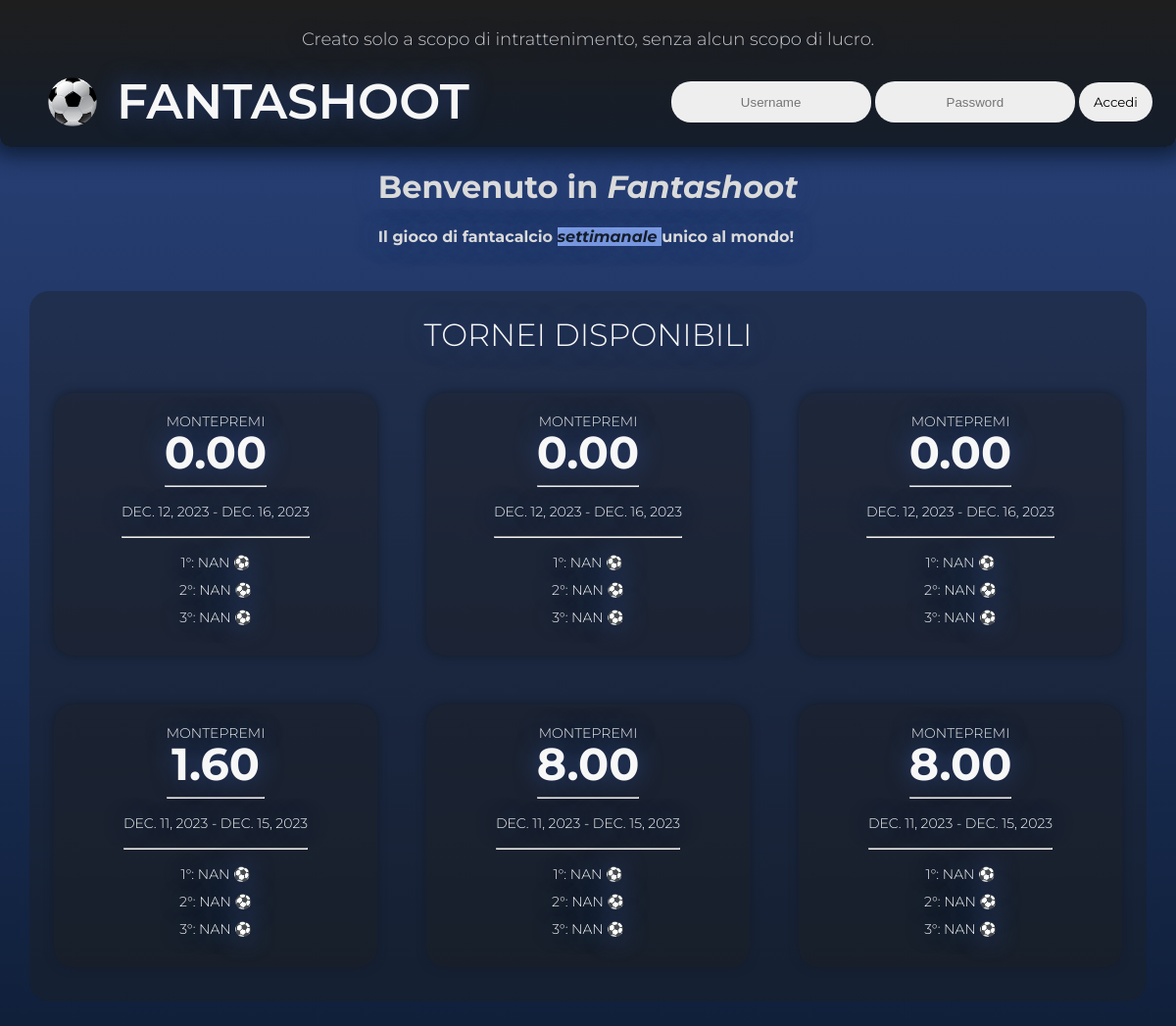
The page / on the database its author committed.
### application/models.py (models this page shows, shortened)
class Torneo(models.Model):
    ID = models.AutoField(primary_key=True)
    dataInizio = models.DateField()
    dataFine = models.DateField()
    quota = models.FloatField()
    montepremi = models.FloatField(null=False, blank=False, default=0.00)
    concluso = models.BooleanField(default=False)
    def __str__(self):
        return f"{self.ID}"

### application/views.py (the view, shortened to what this page needs)
# urls.py: path("", views.index_view, name="index"),
def index_view(request):
    agenzie = None
    bilancio = None
    giocatori = None
    portieri = None
    difensori = None
    centrocampisti = None
    attaccanti = None
    transazioni = None
    tornei = None
    tornei_precedenti = None
    iscrizioni = None
    squadre = None
    squadre_attuali = None
    settimana = None
    error_message = request.GET.get('error_message')
    success_message = request.GET.get('success_message')
    if error_message == 'None':
        error_message = None
    if success_message == 'None':
        success_message = None
    tornei = Torneo.objects.filter(
        Q(dataInizio__lte=timezone.localdate()) & Q(dataFine__gte=timezone.localdate()) & Q(concluso=False)
    )
    t_tornei = Torneo.objects.filter(
        Q(dataInizio__lte=timezone.localdate() + timezone.timedelta(days=7)) & Q(dataInizio__gte=timezone.localdate()) & Q(concluso=False)
    )
    iscrizioni = Iscrizione.objects.filter(torneo__in=t_tornei)
    for torneo in tornei:
        torneo.iscritti = Iscrizione.objects.filter(torneo=torneo).count()
    context = {
        'agenzie': agenzie,
        'bilancio': bilancio,
        'giocatori': giocatori,
        'transazioni': transazioni,
        'portieri': portieri,
        'difensori': difensori,
        'centrocampisti': centrocampisti,
        'attaccanti': attaccanti,
        'tornei': tornei,
        'tornei_precedenti': tornei_precedenti,
        'iscrizioni': iscrizioni,
        'squadre': squadre,
        'squadre_attuali': squadre_attuali,
        'settimana': settimana,
        'error_message': error_message,
        'success_message': success_message,
    }
    return render(request, 'index.html', context=context)

### application/templates/index.html (shortened to what this page needs)
<!DOCTYPE html>
<html lang="it">
{% load static %}
<head>
    <link rel="stylesheet" type="text/css" href="{% static 'index.css' %}">
</head>
<body>
    <header>
        <div class="header">
            <div class="disclaimer">
                <p>Creato solo a scopo di intrattenimento, senza alcun scopo di lucro.</p>
            </div>
            <div class="logo-user-container">
                <div class="logo">
                    <img src="{% static 'img/logo.png' %}" alt="logo">
                    <label>Fantashoot</label>
                </div>
                {% if not user.is_authenticated %}
                    <div class="login-container">
                        <form method="post" action="{% url 'index' %}">
                            <input type="text" name="username" placeholder="Username" required>
                            <input type="password" name="password" placeholder="Password" required>
                            <input type="submit" value="Accedi">
                        </form>
                    </div>
                {% endif %}
            </div>
        </div>
    </header>
    <content>
        {% if not user.is_authenticated %}
            <div class="welcome">
                <h1>Benvenuto in <em>Fantashoot</em></h1>
                <h4>Il gioco di fantacalcio <span style="font-style: italic; background-color: #87a7f1; color: #141d2b;">settimanale </span> unico al mondo!</h4>
            </div>
            <div class="action-container">
                <h1> Tornei Disponibili</h1>
                {% if tornei %}
                    <div class="tornei">
                        {% for torneo in tornei %}
                            <div class="card">
                                <div class="card-header">
                                    <p>montepremi</p>
                                    <h1 id="montepremi {{ torneo }}">{{ torneo.montepremi | floatformat:2 }}</h1>
                                    <hr>
                                </div>
                                <div class="card-content">
                                    <p>{{ torneo.dataInizio }} - {{ torneo.dataFine }}</p>
                                    <hr>
                                    <p id="primo {{ torneo }}"></p>
                                    <p id="secondo {{ torneo }}"></p>
                                    <p id="terzo {{ torneo }}"></p>
                                </div>
                            </div>
                        {% endfor %}
                    </div>
                {% else %}
                    <h1>Nessun Torneo Disponibile</h1>
                {% endif %}
            </div>
        {% endif %}
    </content>
</body>
</html>

### static/index.css (style rules this page uses)
:root { --header-bg-color: #1e1e1e; --header-bg-color-2: #141d2b; --body-bg-color: #2a437c; --body-bg-color-2: #10203b; --container-bg-color: #1e1e1e59; --colors-text-def: #525252; --colors-text-med: #100100100; --colors-text-lt: #dadada; --colors-text-xlt: #f7f7f7; --field-bg-color: #eeeeee; --field-side-color: #f7f7f7; --line-color: rgba(255,255,255,0.5); --texture-field-side: #141d2b; --select-highlight-color: #87a7f1; --good-highlight-color: #5dffa6; --good-highlight-color-2: #51d48c; --bad-highlight-color: #ff5d5d; --bad-highlight-color-2: #d45151; --portiere-color-1: #e0932e; --portiere-color-2: #e0932e; --difensore-color-1: #1d9130; --difensore-color-2: #1d9130; --centrocampista-color-1: #1e28b1; --centrocampista-color-2: #1e28b1; --attaccante-color-1: #e0342e; --attaccante-color-2: #e0342e; }
:root { --panel-width: 95%; --stage-perspective: 1100px; --field-y: 840px; --field-x: calc(var(--field-y) * 0.8); --field-ratio: calc(var(--field-x) / var(--field-y)); --field-side-y: 8px; --field-rot: 90deg; --field-buffer: 4%; --line-x: 3px; --line-circle-x: 25%; }
body { background: linear-gradient(to bottom, var(--body-bg-color), var(--body-bg-color-2)); font-family: 'Montserrat'; color: var(--colors-text-lt); text-shadow: 0px 0px 25px var(--body-bg-color); min-height: 100vh; margin: 0; }
header { position: relative; display: flex; justify-content: center; align-items: center; background: linear-gradient(to bottom, var(--header-bg-color), var(--header-bg-color-2)); height: 150px; width: 100%; border-radius: 0px 0px 10px 10px; box-shadow: 0px 0px 20px 10px var(--body-bg-color-2); }
header .disclaimer { display: flex; justify-content: center; align-items: center; font-weight: 300; opacity: 0.9; font-size: 18px; }
header .logo-user-container { display: flex; align-items: center; justify-content: space-between; flex-direction: row; flex-grow: 1; width: 96vw; }
header .logo { display: flex; align-items: center; padding-left: 15px; }
header .logo img { width: 50px; height: 50px; margin: 10px; }
header .logo label { margin-left: 10px; font-size: 50px; color: var(--colors-text-xlt); font-family: 'Montserrat'; font-weight: 600; text-transform: uppercase; line-height: 42px; }
.login-container { display: flex; justify-content: center; align-items: center; flex-wrap: wrap; }
* form input { height: 40px; width: 200px; border-radius: 20px; text-align: center; border: 0; background-color: var(--field-bg-color); }
* form input:last-child { font-family: 'montserrat', sans-serif; width: 75px; transition: all 0.5s ease; }
content { display: flex; flex-direction: column; justify-content: center; align-items: center; flex-grow: 1; width: 100%; }
.action-container { display: flex; justify-content: center; align-items: center; flex-direction: column; height: 100%; flex-grow: 1; width: var(--panel-width); border: var(--body-bg-color-2); border-radius: 20px; background-color: var(--container-bg-color); font-size: 32px; color: var(--colors-text-xlt); text-align: center; padding: 10px 0px 10px 0px; margin: 25px; }
.action-container h1 { font-size: 32px; color: var(--colors-text-xlt); font-family: 'Montserrat'; font-weight: 300; text-transform: uppercase; line-height: 26px; }
.action-container p { font-size: 16px; color: var(--colors-text-xlt); font-family: 'Montserrat'; font-weight: 300; text-transform: uppercase; margin: 0px; }
.tornei { display: flex; justify-content: center; align-items: center; flex-direction: row; height: 100%; flex-grow: 1; flex-wrap: wrap; width: 100%; }
.card { display: flex; justify-content: center; align-items: center; flex-direction: column; height: 100%; flex-grow: 1; width: var(--panel-width); border-radius: 20px; border: var(--body-bg-color-2); box-shadow: 0px 0px 10px 0px var(--header-bg-color-2); background-color: var(--container-bg-color); color: var(--colors-text-xlt); text-align: center; padding: 20px 20px 20px 20px; margin: 25px; width: 200px; min-width: 200px; max-width: 300px; }
.card h1 { font-size: 46px; color: var(--colors-text-xlt); font-family: 'Montserrat'; font-weight: 700; text-transform: uppercase; margin: 10px 0px 20px 0px; }
.card p { font-size: 14px; color: var(--colors-text-xlt); font-family: 'Montserrat'; font-weight: 300; text-transform: uppercase; margin: 0px 0px 10px 0px; }

### rows shown on the page
Torneo: montepremi "0.00", dataInizio "DEC. 12, 2023", dataFine "DEC. 16, 2023"
Torneo: montepremi "0.00", dataInizio "DEC. 12, 2023", dataFine "DEC. 16, 2023"
Torneo: montepremi "0.00", dataInizio "DEC. 12, 2023", dataFine "DEC. 16, 2023"
Torneo: montepremi "1.60", dataInizio "DEC. 11, 2023", dataFine "DEC. 15, 2023"
Torneo: montepremi "8.00", dataInizio "DEC. 11, 2023", dataFine "DEC. 15, 2023"
Torneo: montepremi "8.00", dataInizio "DEC. 11, 2023", dataFine "DEC. 15, 2023"
